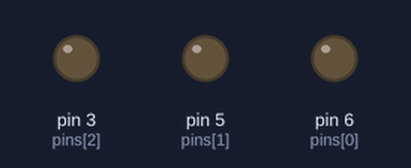
A sketch run on a simulated Arduino Uno, built with avr-gcc and run on an emulated ATmega328P. On the bench: output pins drawn as LEDs (lit = HIGH). Random numbers use the default seed unless the sketch sets one.

Above: at 0.15 s.
At 4.98 s:
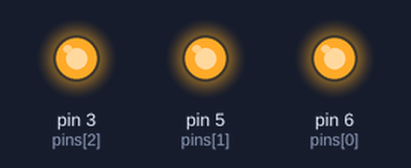
At 10.42 s:
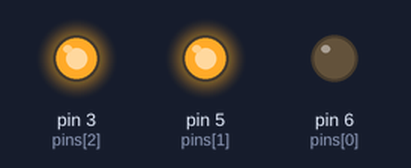
At 19.78 s:
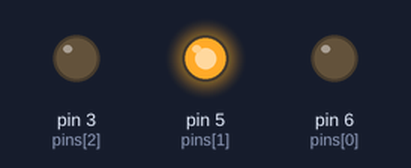
At 30.96 s:
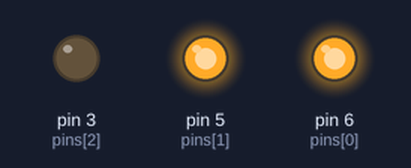
At 39.72 s:
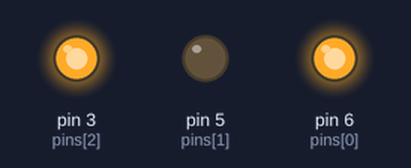
Timing chart, 0 to 40.0 s (numbered marks = the images above):
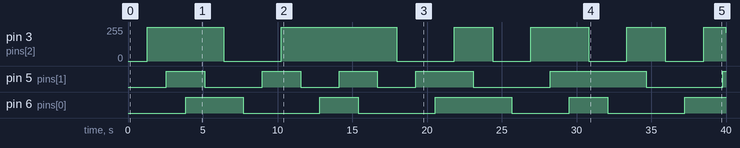

The sketch:

rgb.ino
```cpp
#define N 3
#define MAX 256

byte pins[N] = {6, 5, 3};
byte rgb[N] = {0, 0, 0};

byte index = 0;
int direction = 1;

void setup() {
	Serial.begin(9600);
	for (byte i=0; i<N; i++) { pinMode(pins[i], OUTPUT); }
}

void write() {
	for (byte i=0; i<N; i++) { analogWrite(pins[i], rgb[i]); }
}

void loop() {
	index = (index + 1 + random(N-1)) % N;
	direction = (rgb[index] ? -1 : 1);

	for (int i=1; i<MAX; i++) {
		rgb[index] += direction;

		write();
		delay(5);
	}
}
```

Measured:
- by itself, pin 3 (pins[2]): 0/255 → 255/255 at 1.3 s, → 0/255 5.1 s later, → 255/255 3.9 s later, → 0/255 7.7 s later, … (12 changes in this stretch)
- by itself, pin 5 (pins[1]): LOW → HIGH at 2.6 s, → LOW 2.6 s later, → HIGH 3.9 s later, → LOW 2.6 s later, … (11 changes in this stretch)
- by itself, pin 6 (pins[0]): LOW → HIGH at 3.8 s, → LOW 3.9 s later, → HIGH 5.1 s later, → LOW 2.6 s later, … (9 changes in this stretch)
